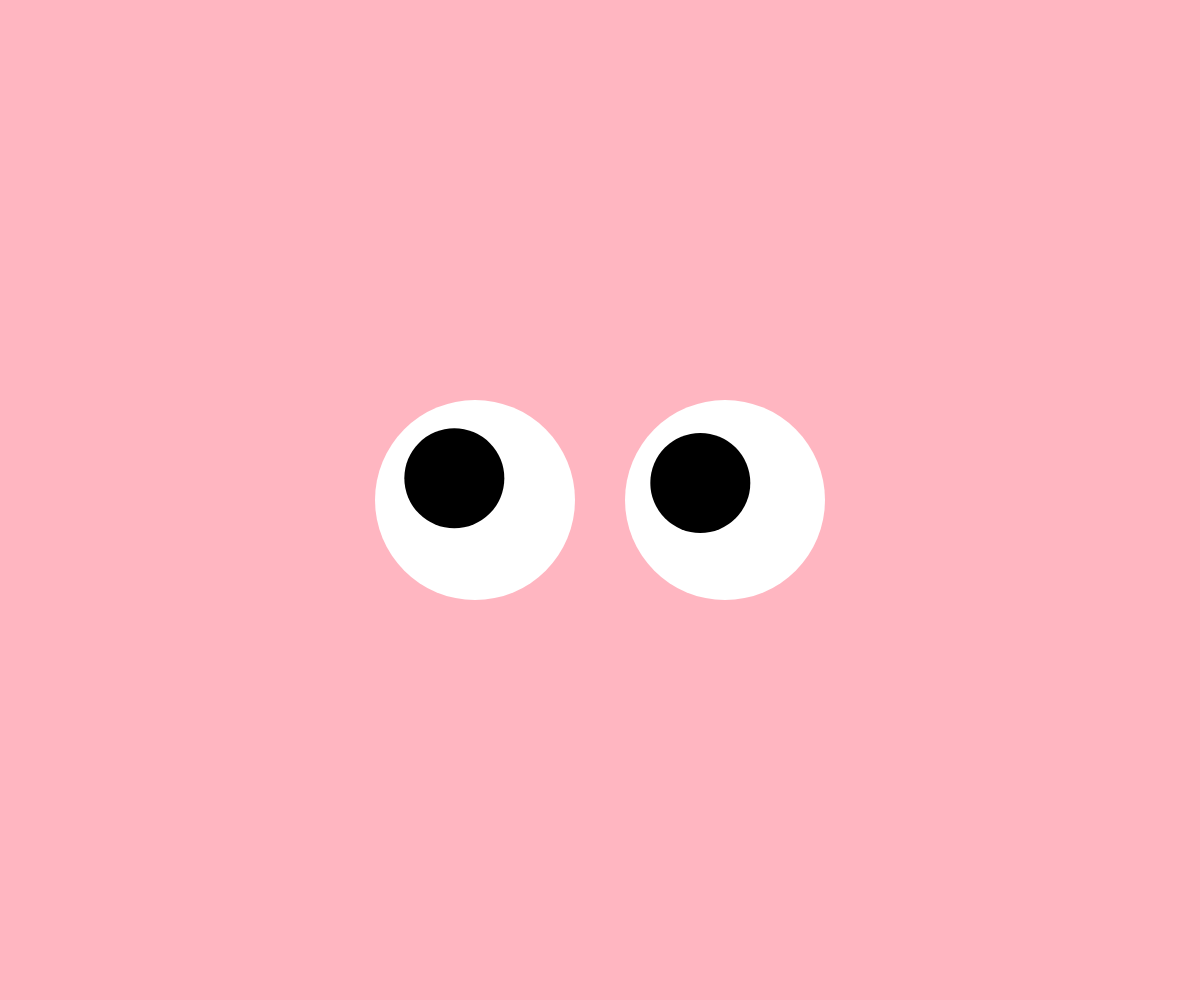
Frame 1 (no input)
Frame 60 (no input): identical to frame 1, image omitted
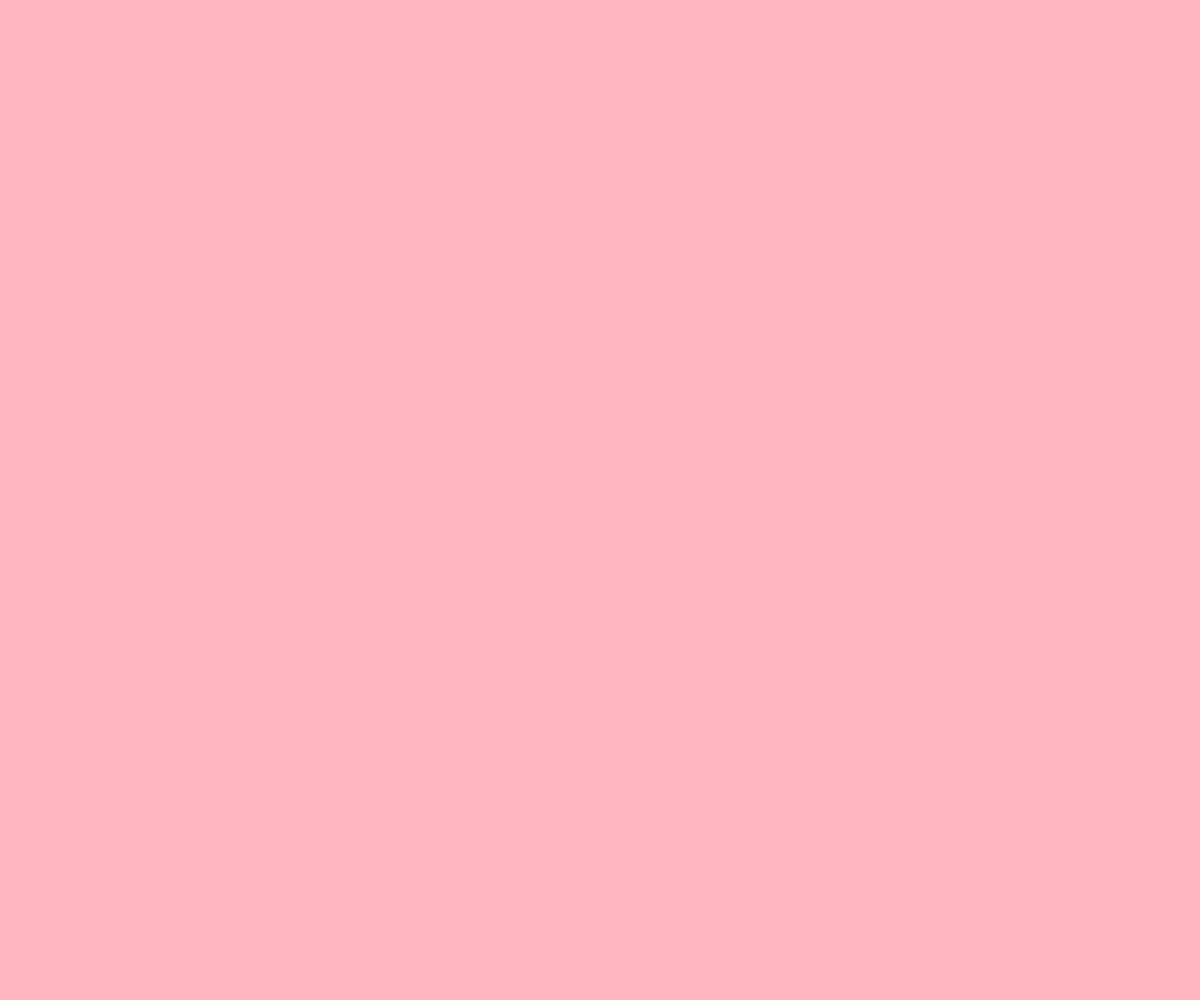
Frame 120 (the mouse pressed at the canvas centre since frame 60)

The p5.js sketch that drew these frames (run headless with seeded random() and noise() and a simulated clock; from frame 60 on, the mouse is pressed at the canvas centre):

// p5.js sketch
// ── sketch.js
let eyesClosed = false;

function setup() {
  createCanvas(windowWidth, windowHeight);
}

function draw() {
  background(255, 182, 193); // Rosa Hintergrund (#FFB6C1)

  let eyeSize = 200; // Durchmesser der Augen
  let pupilSize = 100; // Durchmesser der Pupillen
  let eyeSpacing = 250; // Abstand zwischen den Augen
  let pupilRange = 30;  // Wie weit sich die Pupille bewegen darf

  // Mittelpunkt des Fensters
  let centerX = windowWidth / 2;
  let centerY = windowHeight / 2;

  // Positionen der Augen
  let leftEyeX = centerX - eyeSpacing / 2;
  let rightEyeX = centerX + eyeSpacing / 2;

  if (eyesClosed) {
    // Geschlossene Augen zeichnen (rosa Linien)
    stroke(255, 182, 193);
    strokeWeight(15);
    line(leftEyeX - eyeSize / 2, centerY, leftEyeX + eyeSize / 2, centerY);
    line(rightEyeX - eyeSize / 2, centerY, rightEyeX + eyeSize / 2, centerY);
  } else {
    // Offene Augen zeichnen
    noStroke();
    fill(255);
    ellipse(leftEyeX, centerY, eyeSize);
    ellipse(rightEyeX, centerY, eyeSize);

    // Pupillen zeichnen
    fill(0);
    let leftPupil = pupilPosition(leftEyeX, centerY);
    let rightPupil = pupilPosition(rightEyeX, centerY);
    ellipse(leftPupil.x, leftPupil.y, pupilSize);
    ellipse(rightPupil.x, rightPupil.y, pupilSize);
  }
}

function pupilPosition(eyeX, eyeY) {
  let pupilRange = 30;
  let dx = mouseX - eyeX;
  let dy = mouseY - eyeY;
  let angle = atan2(dy, dx);
  let px = eyeX + cos(angle) * pupilRange;
  let py = eyeY + sin(angle) * pupilRange;
  return createVector(px, py);
}

// Augen schliessen bei Mausklick
function mousePressed() {
  eyesClosed = true;
}

// Augen wieder öffnen, wenn Maus losgelassen wird
function mouseReleased() {
  eyesClosed = false;
}
